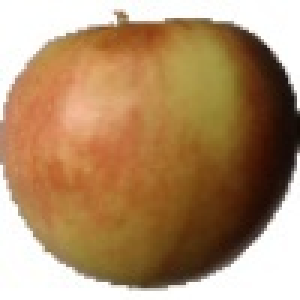
#> input picture cv_project1/0_100.jpg, 100 x 100 px (shown 3 times larger); its folder holds only this picture in this run
$ python segmentation.py
#> lines starting #> are read from the running program, lines starting #| are printed output that depends on the picture; after the words box and inside, x2 and y2 are one past the last pixel; in counts of white or black regions, pixels touching at a corner belong together
import cv2
import numpy as np
import os
import matplotlib.pyplot as plt

# Path to dataset
image_folder = "."

# Apple color range (red + yellow) in HSV
lower1 = np.array([0, 80, 50])
upper1 = np.array([10, 255, 255])

lower2 = np.array([10, 80, 50])
upper2 = np.array([25, 255, 255])

# Read images one by one
for filename in os.listdir(image_folder):
    if not filename.lower().endswith(('.jpg', '.jpeg', '.png', '.bmp')):
        continue

    img_path = os.path.join(image_folder, filename)

    img = cv2.imread(img_path)
#> img is the input picture: shape (100, 100, 3); mean B, G, R 107, 142.3, 175.8
    if img is None:
        continue

    img = cv2.resize(img, (400, 400))
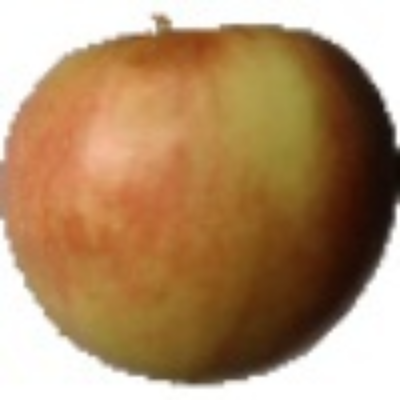
#> img: shape (400, 400, 3); mean B, G, R 106.9, 142.2, 175.7

    # Convert to HSV
    hsv = cv2.cvtColor(img, cv2.COLOR_BGR2HSV)
#> hsv: shape (400, 400, 3); mean H, S, V 20.7, 123, 175.8

    # Create mask
    mask1 = cv2.inRange(hsv, lower1, upper1)
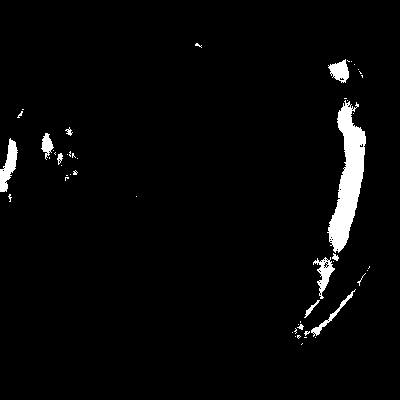
#> mask1: shape (400, 400); 3% white; 51 white regions (40 under 20 px), largest, box (x1, y1, x2, y2) and area: (327, 100, 366, 253) 2828, (0, 138, 18, 192) 486, (313, 257, 335, 299) 352
    mask2 = cv2.inRange(hsv, lower2, upper2)
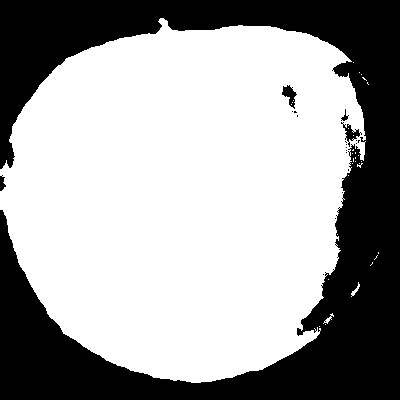
#> mask2: shape (400, 400); 63.7% white; 20 black regions (15 under 20 px), largest, box (x1, y1, x2, y2) and area: (0, 0, 400, 400) 57615, (282, 85, 297, 109) 169, (341, 122, 362, 147) 165, (0, 175, 6, 191) 61, (341, 109, 349, 121) 34
    mask = mask1 + mask2

    # Remove noise with larger kernel
    kernel = np.ones((15, 15), np.uint8)  # Increased from 7x7 to 15x15

    # Closing first (fills holes inside the apple)
    mask = cv2.morphologyEx(mask, cv2.MORPH_CLOSE, kernel)
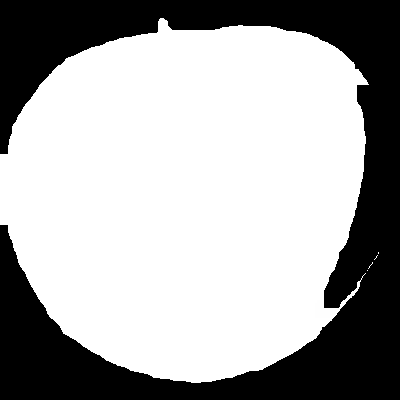
#> mask: shape (400, 400); min 0, max 255, mean 168

    # Opening (removes small noise outside)
    mask = cv2.morphologyEx(mask, cv2.MORPH_OPEN, kernel)

    # Extract apple
    apple_only = cv2.bitwise_and(img, img, mask=mask)
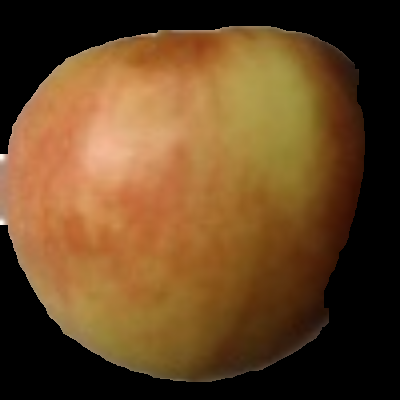
#> apple_only: shape (400, 400, 3); mean B, G, R 35.8, 70, 102.2

    # Display result
    plt.figure(figsize=(10, 3))

    plt.subplot(1, 3, 1)
    plt.imshow(cv2.cvtColor(img, cv2.COLOR_BGR2RGB))
    plt.title("Original")
    plt.axis("off")

    plt.subplot(1, 3, 2)
    plt.imshow(mask, cmap="gray")
    plt.title("Mask")
    plt.axis("off")

    plt.subplot(1, 3, 3)
    plt.imshow(cv2.cvtColor(apple_only, cv2.COLOR_BGR2RGB))
    plt.title("Apple Segmented")
    plt.axis("off")

    plt.show()
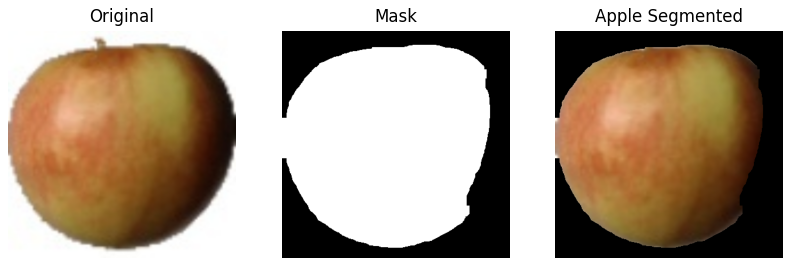
#> figure drawn by matplotlib, 3 panels

    break   # show only one image (important)

$ run again, on cv_project1/13_100.jpg
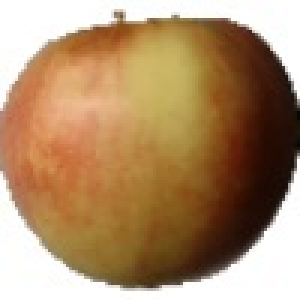
#> input picture cv_project1/13_100.jpg, 100 x 100 px (shown 3 times larger)
#> img is the input picture: shape (100, 100, 3); mean B, G, R 107.2, 142.3, 174.9
#> img: shape (400, 400, 3)
#> hsv: shape (400, 400, 3); mean H, S, V 19.9, 124.2, 174.9
#> `mask1 = cv2.inRange(hsv, lower1, upper1)`:
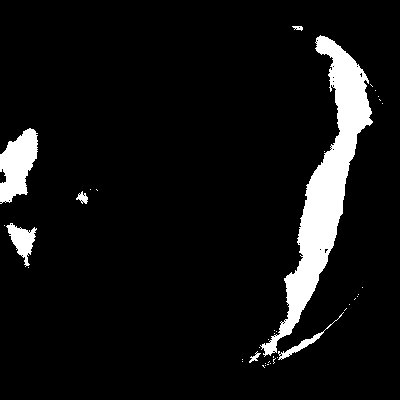
#> mask1: shape (400, 400); 7.5% white; 39 white regions (32 under 20 px), largest, box (x1, y1, x2, y2) and area: (260, 35, 373, 357) 8950, (0, 128, 38, 204) 1839, (6, 223, 37, 267) 615
#> mask2: shape (400, 400); 59.3% white; 20 black regions (18 under 20 px), largest, box (x1, y1, x2, y2) and area: (0, 0, 400, 400) 64961, (14, 232, 28, 248) 147
#> `plt.show()`:
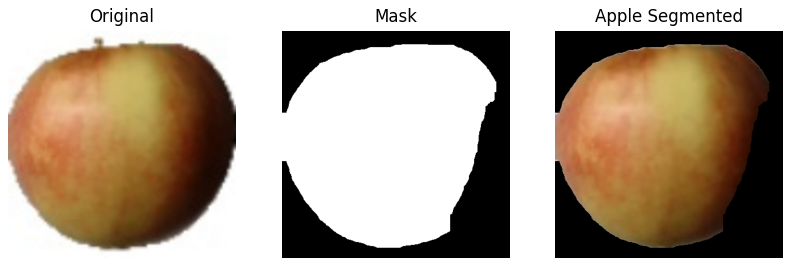
#> figure drawn by matplotlib, 3 panels
